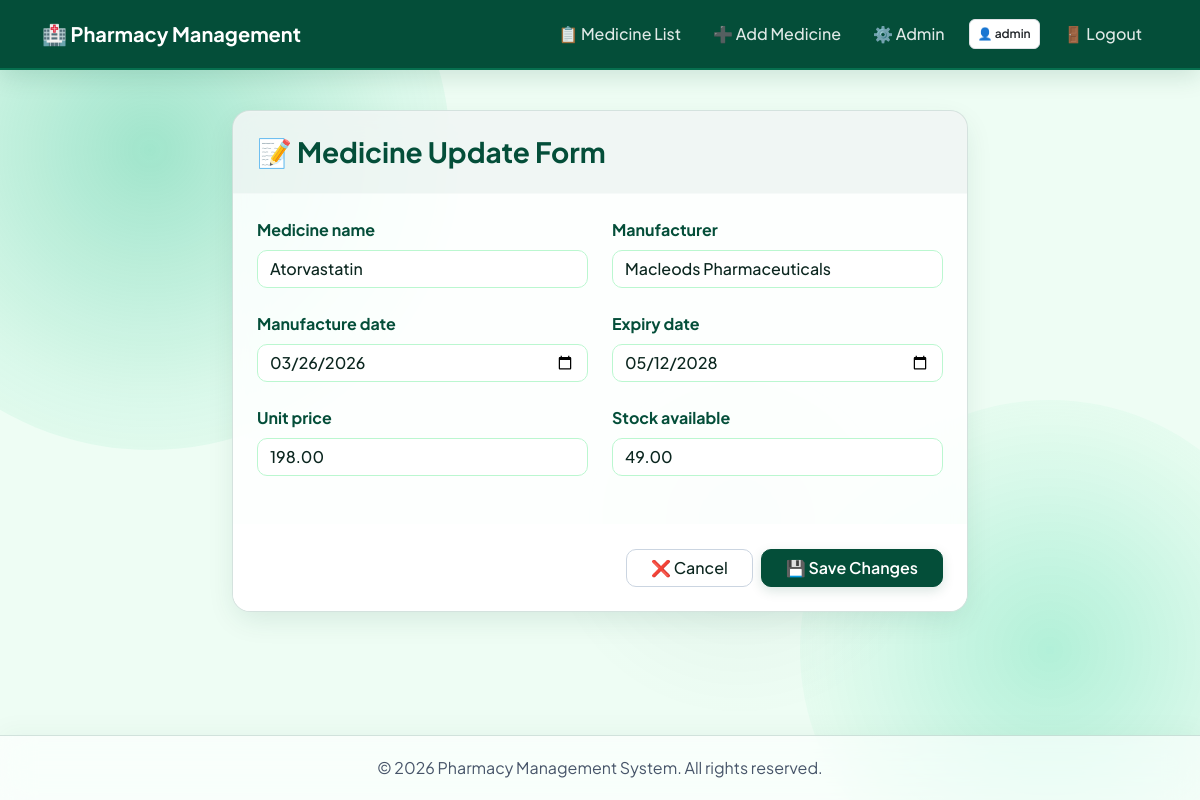
Screenshot of /edit/14/ (signed in) with the database file from the repository.
### Pharmacy/models.py (models this page shows, shortened)
class Pharmacy(models.Model):
    medicine_name = models.CharField(
        max_length=100,
        help_text="Name of the medicine"
    )
    manufacturer = models.CharField(
        max_length=100,
        help_text="Name of the medicine manufacturer/company"
    )
    manufacture_date = models.DateField(
        help_text="Date when the medicine was manufactured"
    )
    expiry_date = models.DateField(
        help_text="Date when the medicine expires"
    )
    unit_price = models.DecimalField(
        max_digits=10,
        decimal_places=2,
        help_text="Price of one unit of medicine"
    )
    stock_available = models.DecimalField(
        max_digits=10,
        decimal_places=2,
        help_text="Quantity of medicine available in stock"
    )
    created_at = models.DateTimeField(auto_now_add=True)
    updated_at = models.DateTimeField(auto_now=True)
    class Meta:
        verbose_name_plural = "Pharmacy"
        ordering = ['-created_at']

### Pharmacy/views.py (the view)
# urls.py: path('edit/<int:pk>/', views.edit_medicine, name='medicine_edit'),
@login_required(login_url='pharmacy:login')
def edit_medicine(request, pk):
    instance = get_object_or_404(Pharmacy, pk=pk)
    if request.method == 'POST':
        form = PharmacyForm(request.POST, instance=instance)
        if form.is_valid():
            form.save()
            messages.success(request, f"✅ Medicine '{instance.medicine_name}' updated successfully!")
            return redirect('pharmacy:medicine_list')
    else:
        form = PharmacyForm(instance=instance)
    return render(request, 'pharmacy/edit_medicine.html', {'form': form, 'medicine': instance})

### Pharmacy/forms.py (shortened to what this page needs)
class PharmacyForm(forms.ModelForm):
    class Meta:
        model = Pharmacy
        fields = '__all__'
        widgets = {
            'medicine_name': forms.TextInput(attrs={'class': 'form-control', 'placeholder': 'Enter medicine name'}),
            'manufacturer': forms.TextInput(attrs={'class': 'form-control', 'placeholder': 'Enter manufacturer name'}),
            'manufacture_date': forms.DateInput(attrs={'class': 'form-control', 'type': 'date'}),
            'expiry_date': forms.DateInput(attrs={'class': 'form-control', 'type': 'date'}),
            'unit_price': forms.NumberInput(attrs={'class': 'form-control', 'step': '0.01', 'placeholder': '0.00'}),
            'stock_available': forms.NumberInput(attrs={'class': 'form-control', 'step': '0.01', 'placeholder': '0'}),
        }

### Pharmacy/templates/pharmacy/edit_medicine.html (shortened to what this page needs)
{% extends "pharmacy/base.html" %}
{% block content %}
    <div class="row justify-content-center">
        <div class="col-lg-8">
            <div class="glass-panel p-0 overflow-hidden">
                <div class="p-4" style="border-bottom: 1px solid rgba(255,255,255,0.4); background: rgba(4, 78, 57, 0.05);">
                    <h3 class="mb-0 fw-bold" style="color: var(--med-primary);">📝 Medicine Update Form</h3>
                </div>
                <div class="p-4">
                    <form method="post" class="needs-validation" novalidate id="medicine-form">
                        <div class="row">
                            <div class="col-md-6 mb-4">
                                <label class="form-label fw-bold" style="color: var(--med-primary);">{{ form.medicine_name.label }}</label>
                                {{ form.medicine_name }}
                            </div>
                            <div class="col-md-6 mb-4">
                                <label class="form-label fw-bold" style="color: var(--med-primary);">{{ form.manufacturer.label }}</label>
                                {{ form.manufacturer }}
                            </div>
                        </div>
                        <div class="row">
                            <div class="col-md-6 mb-4">
                                <label class="form-label fw-bold" style="color: var(--med-primary);">{{ form.manufacture_date.label }}</label>
                                {{ form.manufacture_date }}
                            </div>
                            <div class="col-md-6 mb-4">
                                <label class="form-label fw-bold" style="color: var(--med-primary);">{{ form.expiry_date.label }}</label>
                                {{ form.expiry_date }}
                            </div>
                        </div>
                        <div class="row">
                            <div class="col-md-6 mb-4">
                                <label class="form-label fw-bold" style="color: var(--med-primary);">{{ form.unit_price.label }}</label>
                                {{ form.unit_price }}
                            </div>
                            <div class="col-md-6 mb-4">
                                <label class="form-label fw-bold" style="color: var(--med-primary);">{{ form.stock_available.label }}</label>
                                {{ form.stock_available }}
                            </div>
                        </div>
                    </form>
                </div>
                <div class="p-4 bg-white bg-opacity-20 d-flex gap-2 justify-content-end" style="border-top: 1px solid rgba(255,255,255,0.3);">
                    <a href="{% url 'pharmacy:medicine_list' %}" class="btn btn-glass-secondary px-4">❌ Cancel</a>
                    <button type="submit" form="medicine-form" class="btn btn-glass-success px-4">💾 Save Changes</button>
                </div>
            </div>
        </div>
    </div>
{% endblock %}

### Pharmacy/templates/pharmacy/base.html (shortened to what this page needs)
{% load static %}
<!DOCTYPE html>
<html lang="en">
<head>
    <link href="https://cdn.jsdelivr.net/npm/bootstrap@5.3.0/dist/css/bootstrap.min.css" rel="stylesheet">
</head>
<body>
    <nav class="navbar navbar-expand-lg navbar-dark navbar-glass">
        <div class="container-fluid container">
            <a class="navbar-brand" href="{% url 'pharmacy:medicine_list' %}">🏥 Pharmacy Management</a>
            <div class="collapse navbar-collapse" id="navbarNav">
                <ul class="navbar-nav ms-auto align-items-center">
                    {% if user.is_authenticated %}
                        <li class="nav-item"><a class="nav-link" href="{% url 'pharmacy:medicine_list' %}">📋 Medicine List</a></li>
                        <li class="nav-item"><a class="nav-link" href="{% url 'pharmacy:medicine_add' %}">➕ Add Medicine</a></li>
                        {% if user.is_staff %}
                            <li class="nav-item"><a class="nav-link" href="{% url 'pharmacy:admin_dashboard' %}">⚙️ Admin</a></li>
                        {% endif %}
                        <li class="nav-item px-2">
                            <span class="badge bg-white text-dark border p-2 fw-semibold">👤 {{ user.username }}</span>
                        </li>
                        <li class="nav-item"><a class="nav-link text-danger" href="{% url 'pharmacy:logout' %}">🚪 Logout</a></li>
                    {% else %}
                        <li class="nav-item"><a class="nav-link" href="{% url 'pharmacy:register' %}">📝 Register</a></li>
                        <li class="nav-item"><a class="nav-link" href="{% url 'pharmacy:login' %}">🔐 Login</a></li>
                    {% endif %}
                </ul>
            </div>
        </div>
    </nav>
    <main class="container">
        {% block content %}{% endblock %}
    </main>
    <footer>
        <p class="mb-0">&copy; 2026 Pharmacy Management System. All rights reserved.</p>
    </footer>
</body>
</html>

### Pharmacy/templates/pharmacy/base.html (style rules this page uses)
:root { --bg-base: #eefdf4; --med-primary: #044e39; --med-accent: #00cc88; --text-slate: #0b261f; --text-muted: #475569; --glass-sheet: rgba(255, 255, 255, 0.88); --glass-sheet-hover: rgba(255, 255, 255, 0.96); --glass-border: rgba(4, 78, 57, 0.16); --glass-shadow: rgba(4, 78, 57, 0.12); }
body { font-family: 'Plus Jakarta Sans', sans-serif; background-color: var(--bg-base); color: var(--text-slate); min-height: 100vh; display: flex; flex-direction: column; position: relative; z-index: 1; overflow-x: hidden; }
body::before { content: ''; position: fixed; width: 600px; height: 600px; top: -150px; left: -150px; background: radial-gradient(circle, rgba(16, 185, 129, 0.35) 0%, rgba(52, 211, 153, 0.1) 60%, rgba(0,0,0,0) 100%); border-radius: 50%; z-index: -2; }
body::after { content: ''; position: fixed; width: 500px; height: 500px; bottom: -100px; right: -100px; background: radial-gradient(circle, rgba(0, 204, 136, 0.25) 0%, rgba(167, 243, 208, 0.15) 65%, rgba(0,0,0,0) 100%); border-radius: 50%; z-index: -2; }
main { flex: 1; padding: 40px 20px; z-index: 2; }
.glass-panel { background: var(--glass-sheet); backdrop-filter: blur(16px) saturate(120%); -webkit-backdrop-filter: blur(16px) saturate(120%); border: 1px solid var(--glass-border); border-radius: 18px; box-shadow: 0 10px 30px -5px var(--glass-shadow), inset 0 1px 2px 0 rgba(255, 255, 255, 0.6); transition: transform 0.25s cubic-bezier(0.2, 0.8, 0.2, 1), background-color 0.25s ease, box-shadow 0.25s ease; }
.form-control, .form-select { background: #ffffff !important; border: 1px solid #bbf7d0 !important; color: var(--text-slate) !important; border-radius: 10px !important; font-weight: 500; transition: all 0.2s ease !important; }
.navbar-glass { background: var(--med-primary) !important; border-bottom: 2px solid rgba(16, 185, 129, 0.3); padding: 14px 0; box-shadow: 0 6px 25px rgba(4, 78, 57, 0.15); }
.navbar-brand { font-weight: 700; color: #ffffff !important; }
.nav-link { color: rgba(255, 255, 255, 0.88) !important; font-weight: 500; border-radius: 8px; padding: 8px 16px !important; transition: all 0.2s ease; }
.btn-glass-success { background: var(--med-primary); border: 1px solid var(--med-primary); color: #ffffff; border-radius: 10px; font-weight: 600; transition: all 0.2s ease; box-shadow: 0 4px 12px rgba(4, 78, 57, 0.15); }
.btn-glass-secondary { background: #ffffff; border: 1px solid #cbd5e1; color: var(--text-slate); border-radius: 10px; font-weight: 500; transition: all 0.2s ease; }
footer { background: rgba(255, 255, 255, 0.65); backdrop-filter: blur(16px) saturate(120%); -webkit-backdrop-filter: blur(16px) saturate(120%); border-top: 1px solid var(--glass-border); padding: 20px; text-align: center; color: var(--text-muted); margin-top: auto; box-shadow: 0 -5px 25px rgba(4, 78, 57, 0.04); z-index: 2; }

### rows the page displays
Pharmacy: medicine_name "Atorvastatin", manufacturer "Macleods Pharmaceuticals", manufacture_date "03/26/2026", expiry_date "05/12/2028", unit_price "198.00", stock_available "49.00"

### other values shown
{{ user.username }} "admin"
